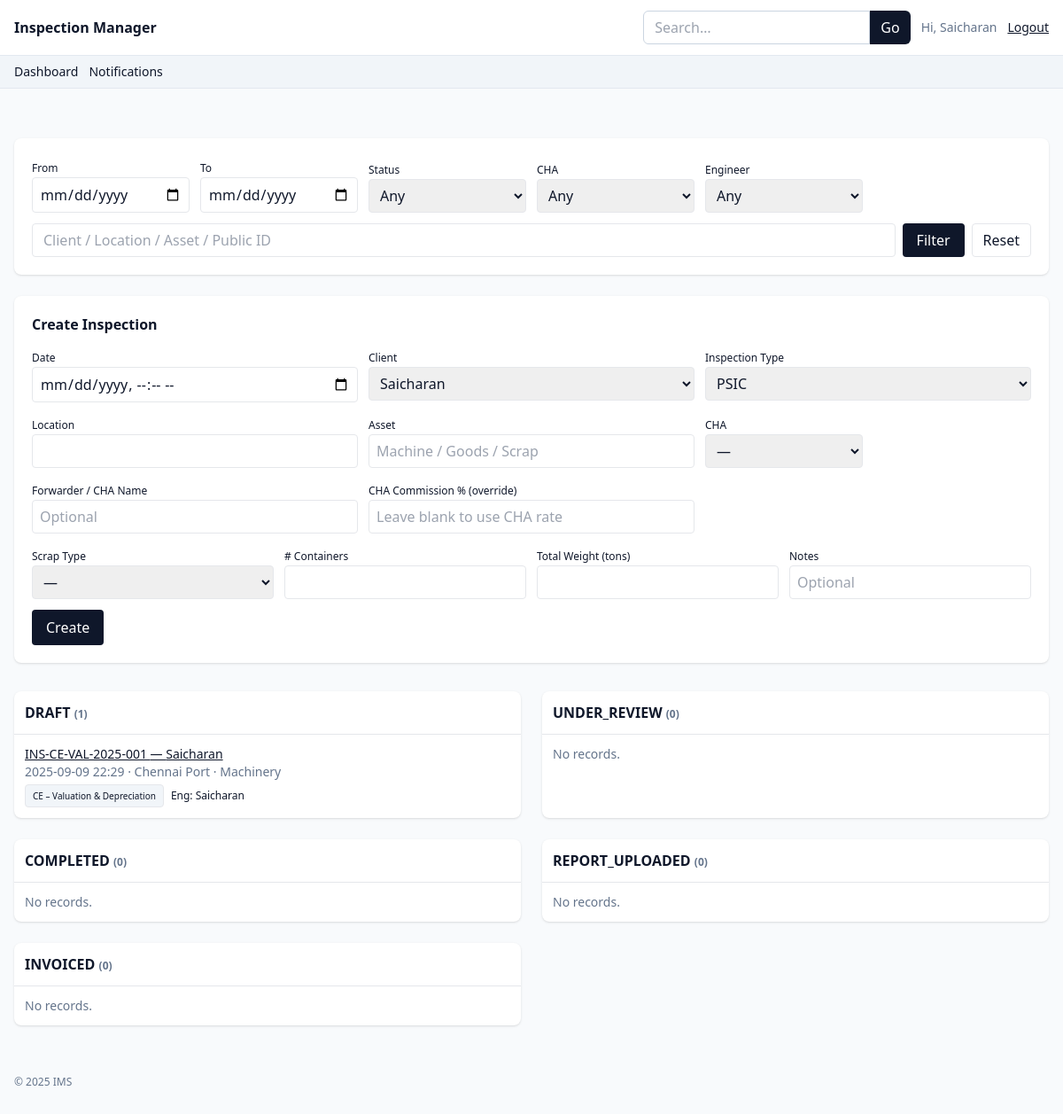
The app's page / (signed in) with its own data.
### app.py (models this page shows)
class Inspection(db.Model):
    __tablename__ = "inspection"
    id = db.Column(db.Integer, primary_key=True)
    public_id = db.Column(db.String(40), unique=True, index=True)
    seq_num = db.Column(db.Integer)  # sequence within type-year
    date = db.Column(db.DateTime, nullable=False, default=datetime.utcnow)
    inspection_type = db.Column(db.String(20), default=InspectionType.PSIC, nullable=False)
    client_id = db.Column(db.Integer, db.ForeignKey("client.id"))
    client = db.relationship("Client")
    location = db.Column(db.String(200))
    asset = db.Column(db.String(200))
    cha_id = db.Column(db.Integer, db.ForeignKey("cha.id"))
    cha = db.relationship("CHA")
    forwarder_name = db.Column(db.String(160))
    cha_commission_pct = db.Column(db.Float)  # optional override of CHA.commission_rate
    status = db.Column(db.String(40), default=InspectionStatus.DRAFT)
    engineer_id = db.Column(db.Integer, db.ForeignKey("user.id"))
    engineer = db.relationship("User")
    created_at = db.Column(db.DateTime, default=datetime.utcnow)
    scrap_type = db.Column(db.String(40))  # Metal / Plastic / Paper / Other
    container_count = db.Column(db.Integer)
    container_weight = db.Column(db.Float)  # tons
    container_notes = db.Column(db.Text)
    machinery_type = db.Column(db.String(160))
    year_of_manufacture = db.Column(db.Integer)
    original_cif_value = db.Column(db.Float)
    depreciation_pct = db.Column(db.Float)  # auto
    residual_value = db.Column(db.Float)    # auto
    balance_useful_life = db.Column(db.String(40))  # manual text like "3 years"
    goods_details = db.Column(db.Text)
    condition_notes = db.Column(db.Text)
    fair_market_value = db.Column(db.Float)

class Client(db.Model):
    __tablename__ = "client"
    id = db.Column(db.Integer, primary_key=True)
    name = db.Column(db.String(160), nullable=False)
    gst_number = db.Column(db.String(40))
    billing_address = db.Column(db.Text)

class User(db.Model):
    __tablename__ = "user"
    id = db.Column(db.Integer, primary_key=True)
    name = db.Column(db.String(120), nullable=False)
    email = db.Column(db.String(120), unique=True, nullable=False)
    password_hash = db.Column(db.String(255), nullable=False)
    role = db.Column(db.String(20), default=Role.ENGINEER, nullable=False)
    phone = db.Column(db.String(40))
    signature_key = db.Column(db.String(255))

### app.py (the view, shortened to what this page needs)
@app.route("/")
@role_required(Role.ADMIN, Role.ENGINEER, Role.ACCOUNTANT)
def dashboard():
    date_from = request.args.get("from")
    date_to = request.args.get("to")
    status = request.args.get("status")
    cha_id = request.args.get("cha_id")
    eng_id = request.args.get("engineer_id")
    q = request.args.get("q")
    qry = Inspection.query
    if date_from:
        df = datetime.fromisoformat(date_from)
        qry = qry.filter(Inspection.date >= df)
    if status:
        qry = qry.filter(Inspection.status == status)
    if cha_id:
        qry = qry.filter(Inspection.cha_id == int(cha_id))
    if eng_id:
        qry = qry.filter(Inspection.engineer_id == int(eng_id))
    if q:
        like = f"%{q}%"
        qry = qry.join(Client).filter(or_(
            Client.name.ilike(like), Inspection.location.ilike(like),
            Inspection.asset.ilike(like), Inspection.public_id.ilike(like)
        ))
    inspections = qry.order_by(Inspection.date.desc()).all()
    groups = {s: [] for s in InspectionStatus.ALL}
    for i in inspections:
        if i.status in groups:
            groups[i.status].append(i)
        else:
            groups[InspectionStatus.DRAFT].append(i)  # bucket legacy
    chas = CHA.query.all()
    engineers = User.query.filter(User.role == Role.ENGINEER).all()
    clients = Client.query.all()
    return render_template("dashboard.html", groups=groups, chas=chas, engineers=engineers, clients=clients)

### app.py (called while the page is built)
def role_required(*roles):
    def deco(fn):
        from functools import wraps
        @wraps(fn)
        def wrap(*a, **kw):
            if not session.get("user_id"):
                flash("Please login.", "warning")
                return redirect(url_for("login"))
            if roles and session.get("role") not in roles:
                flash("Unauthorized.", "danger")
                return redirect(url_for("dashboard"))
            return fn(*a, **kw)
        return wrap
    return deco

@app.context_processor
def inject_globals():
    return dict(
        Role=Role, InspectionStatus=InspectionStatus, InvoiceStatus=InvoiceStatus,
        ReportStatus=ReportStatus, CommissionStatus=CommissionStatus, now=datetime.utcnow,
        User=User, InspectionType=InspectionType
    )

### templates/dashboard.html (shortened to what this page needs)
{% extends "base.html" %}
{% block content %}
<div class="bg-white rounded-lg shadow p-5 mb-6">
    <form method="get" class="grid md:grid-cols-6 gap-3 items-end">
        <div>
            <label class="text-xs">From</label>
            <input type="date" name="from" value="{{ request.args.get('from','') }}"
                class="w-full border rounded px-2 py-1.5">
        </div>
        <div>
            <label class="text-xs">To</label>
            <input type="date" name="to" value="{{ request.args.get('to','') }}"
                class="w-full border rounded px-2 py-1.5">
        </div>
        <div>
            <label class="text-xs">Status</label>
            <select name="status" class="w-full border rounded px-2 py-1.5">
                <option value="">Any</option>
            </select>
        </div>
        <div>
            <label class="text-xs">CHA</label>
            <select name="cha_id" class="w-full border rounded px-2 py-1.5">
                <option value="">Any</option>
            </select>
        </div>
        <div>
            <label class="text-xs">Engineer</label>
            <select name="engineer_id" class="w-full border rounded px-2 py-1.5">
                <option value="">Any</option>
            </select>
        </div>
        <div class="md:col-span-6 flex gap-2">
            <input name="q" placeholder="Client / Location / Asset / Public ID" value="{{ request.args.get('q','') }}"
                class="flex-1 border rounded px-3 py-1.5">
            <button class="bg-slate-900 text-white rounded px-4">Filter</button>
            <a href="{{ url_for('dashboard') }}" class="rounded border px-3 py-1.5">Reset</a>
        </div>
    </form>
</div>
{% if session.get('role') in [Role.ADMIN, Role.ENGINEER] %}
<div class="bg-white rounded-lg shadow p-5 mb-8">
    <h2 class="font-semibold mb-3">Create Inspection</h2>
    <form method="post" action="{{ url_for('inspection_create') }}" class="grid md:grid-cols-6 gap-3">
        <div class="md:col-span-2">
            <label class="text-xs">Date</label>
            <input required type="datetime-local" name="date" class="w-full border rounded px-2 py-1.5">
        </div>
        <div class="md:col-span-2">
            <label class="text-xs">Client</label>
            <select name="client_id" required class="w-full border rounded px-2 py-1.5">
                {% for c in clients %}<option value="{{ c.id }}">{{ c.name }}</option>{% endfor %}
            </select>
        </div>
        <div class="md:col-span-2">
            <label class="text-xs">Inspection Type</label>
            <select name="inspection_type" id="inspection_type" class="w-full border rounded px-2 py-1.5">
                {% for t in InspectionType.ALL %}
                <option value="{{ t }}">{{ InspectionType.CODE_TO_LABEL.get(t,t) }}</option>
                {% endfor %}
            </select>
        </div>
        <div class="md:col-span-2">
            <label class="text-xs">Location</label>
            <input name="location" class="w-full border rounded px-2 py-1.5">
        </div>
        <div class="md:col-span-2">
            <label class="text-xs">Asset</label>
            <input name="asset" class="w-full border rounded px-2 py-1.5" placeholder="Machine / Goods / Scrap">
        </div>
        {% if session.get('role') == Role.ADMIN %}
        <div>
            <label class="text-xs">Status</label>
            <select name="status" class="w-full border rounded px-2 py-1.5">
                {% for s in InspectionStatus.ALL %}<option value="{{ s }}">{{ s }}</option>{% endfor %}
            </select>
        </div>
        <div>
            <label class="text-xs">Engineer</label>
            <select name="engineer_id" class="w-full border rounded px-2 py-1.5">
                <option value="">—</option>
                {% for e in engineers %}<option value="{{ e.id }}">{{ e.name }}</option>{% endfor %}
            </select>
        </div>
        <div>
            <label class="text-xs">CHA</label>
            <select name="cha_id" class="w-full border rounded px-2 py-1.5">
                <option value="">—</option>
                {% for c in chas %}<option value="{{ c.id }}">{{ c.name }}</option>{% endfor %}
            </select>
        </div>
        {% else %}
        <div>
            <label class="text-xs">CHA</label>
            <select name="cha_id" class="w-full border rounded px-2 py-1.5">
                <option value="">—</option>
            </select>
        </div>
        {% endif %}
        <div class="md:col-span-2">
            <label class="text-xs">Forwarder / CHA Name</label>
            <input name="forwarder_name" class="w-full border rounded px-2 py-1.5" placeholder="Optional">
        </div>
        <div class="md:col-span-2">
            <label class="text-xs">CHA Commission % (override)</label>
            <input name="cha_commission_pct" type="number" min="0" step="0.01" class="w-full border rounded px-2 py-1.5"
                placeholder="Leave blank to use CHA rate">
        </div>
        <div class="md:col-span-6 type-block" data-type="PSIC">
            <div class="grid md:grid-cols-4 gap-3">
                <div>
                    <label class="text-xs">Scrap Type</label>
                    <select name="scrap_type" class="w-full border rounded px-2 py-1.5">
                        <option value="">—</option>
                    </select>
                </div>
                <div>
                    <label class="text-xs"># Containers</label>
                    <input name="container_count" type="number" min="0" class="w-full border rounded px-2 py-1.5">
                </div>
                <div>
                    <label class="text-xs">Total Weight (tons)</label>
                    <input name="container_weight" type="number" step="0.01" min="0"
                        class="w-full border rounded px-2 py-1.5">
                </div>
                <div class="md:col-span-1">
                    <label class="text-xs">Notes</label>
                    <input name="container_notes" class="w-full border rounded px-2 py-1.5" placeholder="Optional">
                </div>
            </div>
        </div>
        <div class="md:col-span-6">
            <button class="bg-slate-900 text-white rounded px-4 py-2">Create</button>
        </div>
    </form>
</div>
{% endif %}
<div class="grid md:grid-cols-2 xl:grid-cols-4 gap-6">
    {% for status, items in groups.items() %}
    <div class="bg-white rounded-lg shadow">
        <div class="border-b p-3 font-semibold">{{ status }} <span class="text-xs text-slate-500">({{ items|length
                }})</span></div>
        <ul class="divide-y">
            {% for i in items %}
            <li class="p-3 text-sm">
                <a class="font-medium underline" href="{{ url_for('inspection_detail', inspection_id=i.id) }}">
                    {{ i.public_id or ('#' ~ i.id) }} — {{ i.client.name if i.client else '—' }}
                </a>
                <div class="text-slate-500">
                    {{ i.date.strftime('%Y-%m-%d %H:%M') }} · {{ i.location or '—' }} · {{ i.asset or '—' }}
                </div>
                <div class="flex items-center gap-2 mt-1">
                    <span class="text-[10px] px-2 py-0.5 rounded bg-slate-100 border">
                        {{ InspectionType.CODE_TO_LABEL.get(i.inspection_type, i.inspection_type) }}
                    </span>
                    {% if i.engineer %}<div class="text-xs">Eng: {{ i.engineer.name }}</div>{% endif %}
                </div>
            </li>
            {% else %}
            <li class="p-3 text-sm text-slate-500">No records.</li>
            {% endfor %}
        </ul>
    </div>
    {% endfor %}
</div>
{% endblock %}

### records on screen
Inspection: public "INS-CE-VAL-2025-001", client "Saicharan", date "2025-09-09 22:29", location "Chennai Port", asset "Machinery", CODE_TO_LABEL.get "CE – Valuation & Depreciation", engineer.name "Saicharan"

### other values on screen
{{ session.get('user_name') }} "Saicharan"
{{ status }} "DRAFT" "UNDER_REVIEW" "COMPLETED" "REPORT_UPLOADED" "INVOICED"
{{ items|length }} "1" "0" "0" "0" "0"
form field client_id "Saicharan"
form field inspection_type "PSIC"
